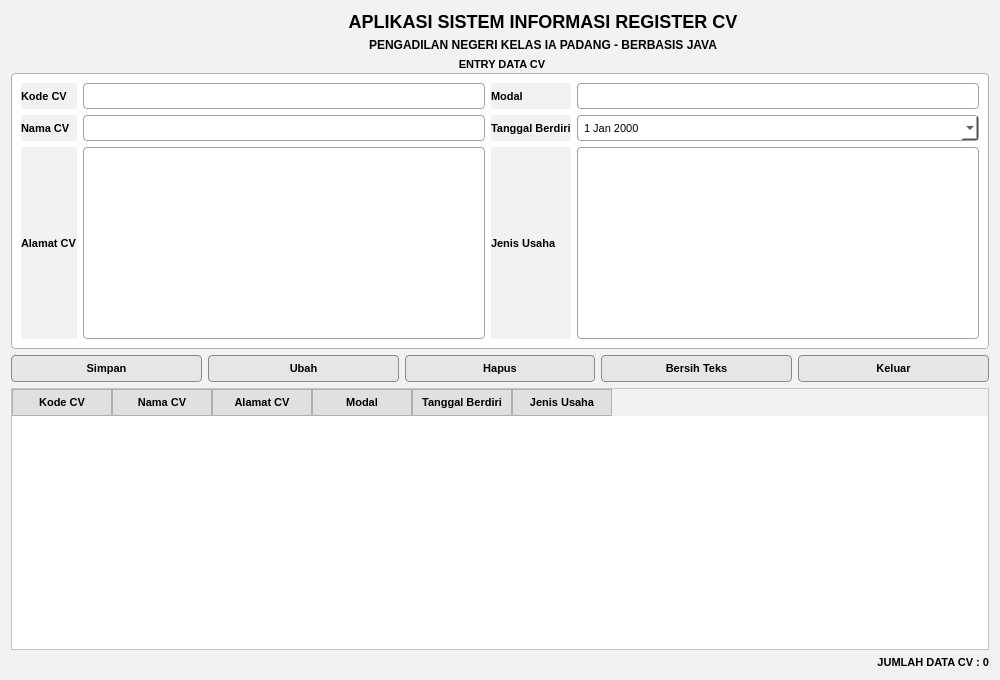
<?xml version="1.0" encoding="UTF-8"?>
<ui version="4.0">
 <class>Form</class>
 <widget class="QWidget" name="Form">
  <property name="geometry">
   <rect>
    <x>0</x>
    <y>0</y>
    <width>1000</width>
    <height>680</height>
   </rect>
  </property>
  <property name="windowTitle">
   <string>Data CV</string>
  </property>

  <!-- ================= STYLE FINAL ================= -->
  <property name="styleSheet">
   <string>
/* ================= GLOBAL ================= */
QWidget {
    background-color: #f2f2f2;
    font-family: Arial;
    font-size: 11px;
    color: #000000;
}

/* ================= HEADER ================= */
QLabel#lblJudul {
    color: #000000;
    font-size: 18px;
    font-weight: bold;
}

QLabel#lblSub {
    color: #000000;
    font-size: 12px;
}

/* ================= LABEL ================= */
QLabel {
    color: #000000;
    font-weight: bold;
}

/* ================= GROUP BOX ================= */
QGroupBox {
    background-color: #ffffff;
    border: 1px solid #b0b0b0;
    border-radius: 4px;
    margin-top: 15px;
    font-weight: bold;
}

QGroupBox::title {
    subcontrol-origin: margin;
    subcontrol-position: top center;
    padding: 0 10px;
}

/* ================= INPUT ================= */
QLineEdit, QTextEdit, QDateEdit {
    background-color: #ffffff;
    border: 1px solid #a0a0a0;
    border-radius: 4px;
    padding: 4px;
    color: #000000;
}

/* ================= BUTTON ================= */
QPushButton {
    background-color: #e6e6e6;
    border: 1px solid #8a8a8a;
    border-radius: 4px;
    padding: 6px 14px;
    font-weight: bold;
    color: #000000;
}

QPushButton:hover {
    background-color: #dcdcdc;
}

QPushButton:pressed {
    background-color: #cfcfcf;
}

/* ================= TABLE ================= */
QTableWidget {
    background-color: #ffffff;
    gridline-color: #c0c0c0;
}

QHeaderView::section {
    background-color: #e0e0e0;
    border: 1px solid #b0b0b0;
    padding: 4px;
    font-weight: bold;
}
   </string>
  </property>

  <!-- ================= LAYOUT ================= -->
  <layout class="QVBoxLayout">

   <!-- HEADER -->
   <item>
    <layout class="QHBoxLayout">
     <item>
      <widget class="QLabel" name="lblJumlah">
       <property name="maximumSize">
        <size>
         <width>80</width>
         <height>80</height>
        </size>
       </property>
       <property name="pixmap">
        <pixmap>:/logo/logo.png</pixmap>
       </property>
      </widget>
     </item>
     <item>
      <layout class="QVBoxLayout">
       <item>
        <widget class="QLabel" name="lblJudul">
         <property name="text">
          <string>APLIKASI SISTEM INFORMASI REGISTER CV</string>
         </property>
         <property name="alignment">
          <set>Qt::AlignCenter</set>
         </property>
        </widget>
       </item>
       <item>
        <widget class="QLabel" name="lblSub">
         <property name="text">
          <string>PENGADILAN NEGERI KELAS IA PADANG - BERBASIS JAVA</string>
         </property>
         <property name="alignment">
          <set>Qt::AlignCenter</set>
         </property>
        </widget>
       </item>
      </layout>
     </item>
    </layout>
   </item>

   <!-- FORM -->
   <item>
    <widget class="QGroupBox" name="groupBox">
     <property name="title">
      <string>ENTRY DATA CV</string>
     </property>
     <layout class="QGridLayout">
      <item row="0" column="0">
       <widget class="QLabel" name="lblJumlah">
        <property name="text"><string>Kode CV</string></property>
       </widget>
      </item>
      <item row="0" column="1">
       <widget class="QLineEdit" name="txtKodeCV"/>
      </item>

      <item row="0" column="2">
       <widget class="QLabel" name="lblJumlah">
        <property name="text"><string>Modal</string></property>
       </widget>
      </item>
      <item row="0" column="3">
       <widget class="QLineEdit" name="txtModal"/>
      </item>

      <item row="1" column="0">
       <widget class="QLabel" name="lblJumlah">
        <property name="text"><string>Nama CV</string></property>
       </widget>
      </item>
      <item row="1" column="1">
       <widget class="QLineEdit" name="txtNamaCV"/>
      </item>

      <item row="1" column="2">
       <widget class="QLabel" name="lblJumlah">
        <property name="text"><string>Tanggal Berdiri</string></property>
       </widget>
      </item>
      <item row="1" column="3">
       <widget class="QDateEdit" name="dateBerdiri">
        <property name="calendarPopup">
         <bool>true</bool>
        </property>
       </widget>
      </item>

      <item row="2" column="0">
       <widget class="QLabel" name="lblJumlah">
        <property name="text"><string>Alamat CV</string></property>
       </widget>
      </item>
      <item row="2" column="1">
       <widget class="QTextEdit" name="txtAlamatCV"/>
      </item>

      <item row="2" column="2">
       <widget class="QLabel" name="lblJumlah">
        <property name="text"><string>Jenis Usaha</string></property>
       </widget>
      </item>
      <item row="2" column="3">
       <widget class="QTextEdit" name="txtJenisUsaha"/>
      </item>
     </layout>
    </widget>
   </item>

   <!-- BUTTON -->
   <item>
    <layout class="QHBoxLayout">
     <item><widget class="QPushButton" name="btnSimpan"><property name="text"><string>Simpan</string></property></widget></item>
     <item><widget class="QPushButton" name="btnUbah"><property name="text"><string>Ubah</string></property></widget></item>
     <item><widget class="QPushButton" name="btnHapus"><property name="text"><string>Hapus</string></property></widget></item>
     <item><widget class="QPushButton" name="btnBersih"><property name="text"><string>Bersih Teks</string></property></widget></item>
     <item><widget class="QPushButton" name="btnKeluar"><property name="text"><string>Keluar</string></property></widget></item>
    </layout>
   </item>

   <!-- TABLE -->
   <item>
    <widget class="QTableWidget" name="tableCV">
     <property name="rowCount"><number>0</number></property>
     <property name="columnCount"><number>6</number></property>
     <column><property name="text"><string>Kode CV</string></property></column>
     <column><property name="text"><string>Nama CV</string></property></column>
     <column><property name="text"><string>Alamat CV</string></property></column>
     <column><property name="text"><string>Modal</string></property></column>
     <column><property name="text"><string>Tanggal Berdiri</string></property></column>
     <column><property name="text"><string>Jenis Usaha</string></property></column>
    </widget>
   </item>

   <!-- JUMLAH -->
   <item>
    <widget class="QLabel" name="lblJumlah">
     <property name="text">
      <string>JUMLAH DATA CV : 0</string>
     </property>
     <property name="alignment">
      <set>Qt::AlignRight</set>
     </property>
    </widget>
   </item>

  </layout>
 </widget>
 <resources/>
 <connections/>
</ui>
